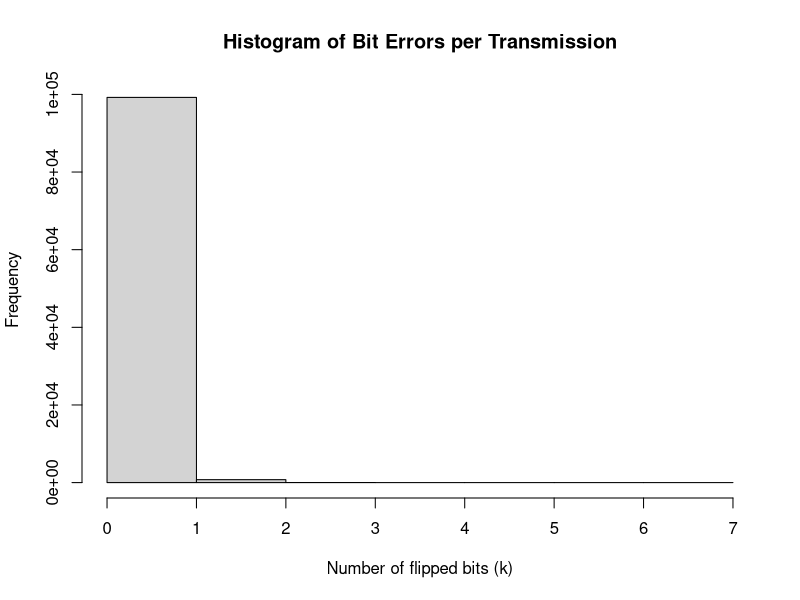
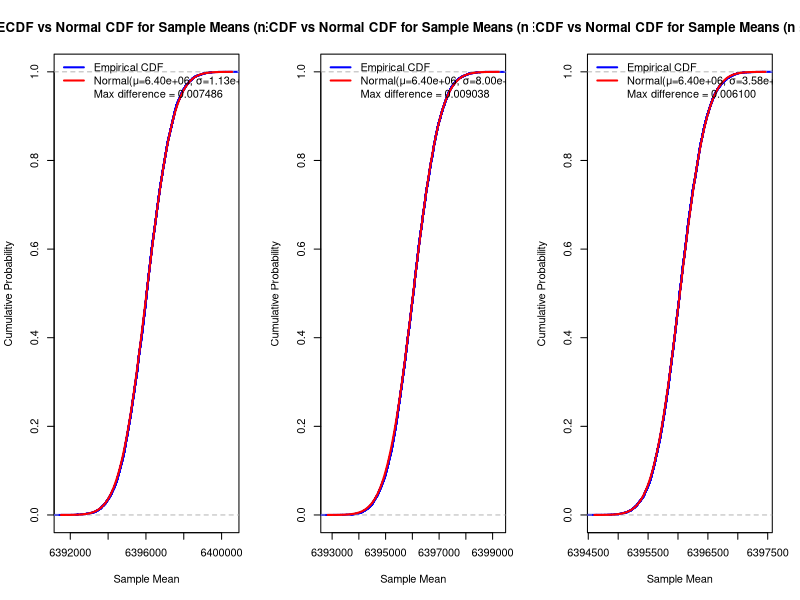
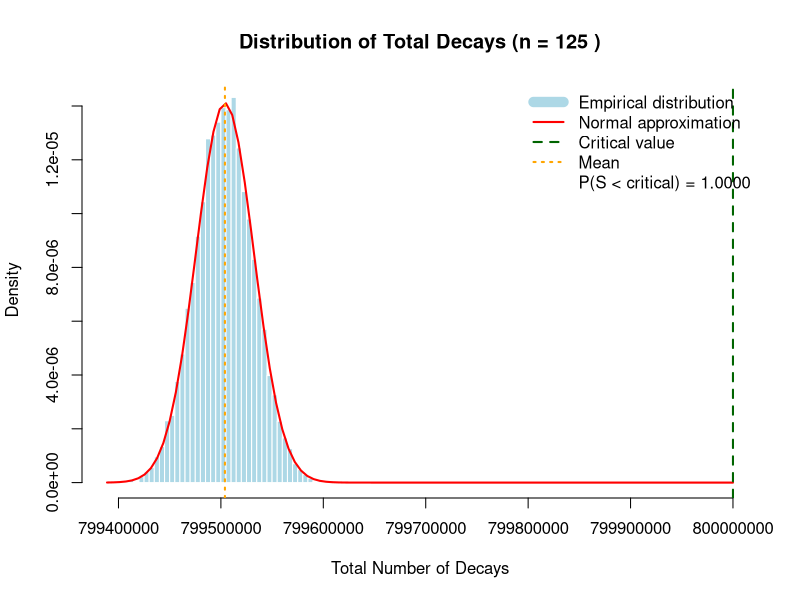
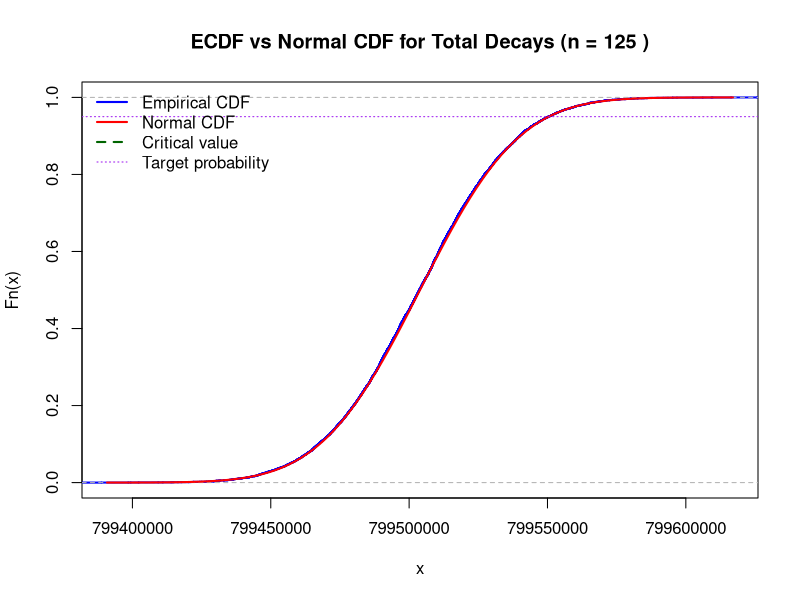
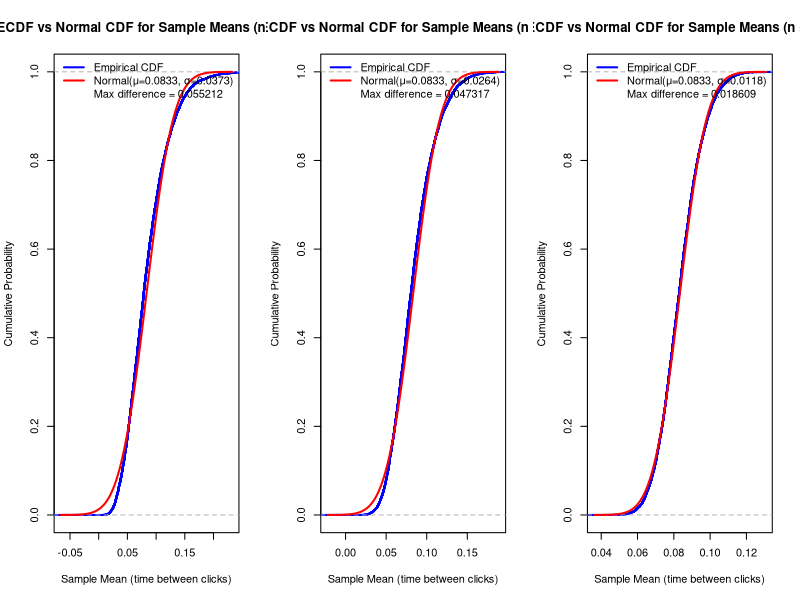
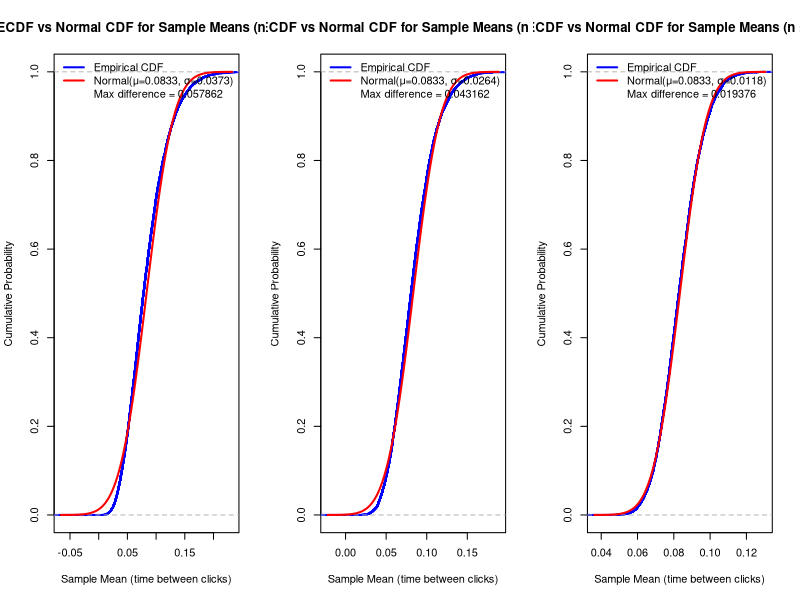

The R script that drew these images, in order: (Note: this script raises an error after producing the figures.)
## ---- chunk 1

id <- 2

set.seed(id)
p <- id/100

G <- matrix(c(1, 1, 1, 0, 0, 0, 0,
		1, 0, 0, 1, 1, 0, 0,
		0, 1, 0, 1, 0, 1, 0,
		1, 1, 0, 1, 0, 0, 1), nrow = 4, byrow = TRUE)
H <- t(matrix(c(1, 0, 1, 0, 1, 0, 1,
		0, 1, 1, 0, 0, 1, 1,
		0, 0, 0, 1, 1, 1, 1), nrow = 3, byrow = TRUE))
## ---- chunk 2
cat("The matrix G is: \n") 
G  
cat("The matrix H is: \n") 
H
cat("The product GH must be zero: \n")
(G%*%H) %%2
## ---- chunk 3
N <- 100000

message_generator <- function(N) {
  matrix(sample(c(0,1), 4*N, replace = TRUE), nrow = N)
}  
messages <- message_generator(100000)
codewords <- (messages %*% G) %% 2

errors <- matrix(rbinom(N*7, 1, 0.02), nrow=N)
received <- (codewords + errors) %% 2;
## ---- chunk 4
cat("Messages generated are : \n")
head(messages)
cat("\n")
cat("Encoded messages are: \n")
head(codewords)
cat("\n")
cat("Received messages are: \n")
head(received)
cat("\n")
cat("Mean of errors is : ")
mean(errors)
## ---- chunk 5
syndrome <- (received %*% H) %% 2
syndrome_index <- syndrome[,1] + 2*syndrome[,2] + 4*syndrome[,3]

corrected <- received
for (i in 1:N) {
  if (syndrome_index[i] != 0)
    corrected[i, syndrome_index[i]] <- (corrected[i, syndrome_index[i]] + 1) %% 2
}
## ---- chunk 6
cat("Failed bits are: \n")
table(syndrome_index)
## ---- chunk 7
decoded <- corrected[, c(3,5,6,7)]
success <- rowSums(decoded == messages) == 4
p_hat   <- mean(success)
## ---- chunk 8
cat("Proportion of correctly decoded messages: ")
p_hat
## ---- chunk 9
se  <- sqrt(p_hat*(1 - p_hat)/N)
eps <- 1.96 * se
ci  <- c(p_hat - eps, p_hat + eps)
N_required <- p_hat*(1 - p_hat)*(1.96/0.03)^2
## ---- chunk 10
cat("Required N for precision ε = 0.03: ")
N_required
## ---- chunk 11
bit_errors <- rowSums(errors)
hist(bit_errors, breaks=0:7,
     main="Histogram of Bit Errors per Transmission",
     xlab="Number of flipped bits (k)", ylab="Frequency")
mean(bit_errors); var(bit_errors)
## ---- chunk 12
lambda <- 136.907
N <- 100
mu <- N * lambda
K <- 1e3
n <- 5
sample_means <- colMeans(matrix(rpois(n*K, lambda = mu), nrow=n))
## ---- chunk 13
id <- 2
T <- 30.1

m <- id * 1e-6
M <- 136.907
Na <- 6e23

T_seconds <- T * 365.25 * 24 * 3600

atoms_number <- m / M * Na
lambda <- log(2) / T_seconds

mu <- atoms_number * lambda

mu

## ---- chunk 14
K <- 10000

analyze_sample_means <- function(n, mu, K) {
  sample_means <- replicate(K, mean(rpois(n, lambda = mu)))
  
  theoretical_mean <- mu
  theoretical_sd <- sqrt(mu / n)
  
  Fs <- ecdf(sample_means)
  
  x_vals <- seq(min(sample_means), max(sample_means), length.out = 1000)
  empirical_cdf <- Fs(x_vals)
  theoretical_cdf <- pnorm(x_vals, mean = theoretical_mean, sd = theoretical_sd)
  max_diff <- max(abs(empirical_cdf - theoretical_cdf))

  
  xlims <- c(theoretical_mean - 4*theoretical_sd, 
             theoretical_mean + 4*theoretical_sd)
  
  plot(Fs, 
       xlim = xlims, 
       ylim = c(0, 1),
       col = "blue",
       lwd = 2,
       main = paste("ECDF vs Normal CDF for Sample Means (n =", n, ")"),
       xlab = "Sample Mean",
       ylab = "Cumulative Probability")
  
  curve(pnorm(x, mean = theoretical_mean, sd = theoretical_sd), 
        col = "red", 
        lwd = 2, 
        add = TRUE)
  
  legend("topleft", 
         legend = c("Empirical CDF", 
                   paste0("Normal(μ=", sprintf("%.2e", theoretical_mean), 
                         ", σ=", sprintf("%.2e", theoretical_sd), ")"),
                   paste("Max difference =", sprintf("%.6f", max_diff))),
         col = c("blue", "red", "black"),
         lwd = c(2, 2, 0),
         bty = "n")
  
  return(list(mean = theoretical_mean, 
              sd = theoretical_sd, 
              max_diff = max_diff,
              sample_means = sample_means))
}

## ---- chunk 15
par(mfrow = c(1, 3))
results_n5 <- analyze_sample_means(5, mu, K)
results_n10 <- analyze_sample_means(10, mu, K)
results_n50 <- analyze_sample_means(50, mu, K)
par(mfrow = c(1, 1))

cat("\nResults for n = 5:\n")
cat("  Theoretical mean:", sprintf("%.3e", results_n5$mean), "\n")
cat("  Theoretical SD:", sprintf("%.3e", results_n5$sd), "\n")
cat("  Max difference:", sprintf("%.6f", results_n5$max_diff), "\n")

cat("\nResults for n = 10:\n")
cat("  Theoretical mean:", sprintf("%.3e", results_n10$mean), "\n")
cat("  Theoretical SD:", sprintf("%.3e", results_n10$sd), "\n")
cat("  Max difference:", sprintf("%.6f", results_n10$max_diff), "\n")

cat("\nResults for n = 50:\n")
cat("  Theoretical mean:", sprintf("%.3e", results_n50$mean), "\n")
cat("  Theoretical SD:", sprintf("%.3e", results_n50$sd), "\n")
cat("  Max difference:", sprintf("%.6f", results_n50$max_diff), "\n")

cat("\nComment: As n increases, the maximum difference decreases,")
cat("\nshowing that the CLT approximation improves with larger n.\n\n")
## ---- chunk 16

critical_value <- 8e8
target_probability <- 0.95

estimate_probability <- function(n, mu, critical_value, K = 10000) {
  sums <- replicate(K, sum(rpois(n, lambda = mu)))
  empirical_prob <- mean(sums < critical_value)
  return(list(prob = empirical_prob, sums = sums))
}

calculate_bounds <- function(n, mu, critical_value) {
  total_mean <- n * mu
  total_var <- n * mu
  total_sd <- sqrt(total_var)
  
  if (total_mean < critical_value) {
    markov_bound <- 1 - total_mean / critical_value
  } else {
    markov_bound <- 0
  }

  if (total_mean < critical_value) {
    t <- critical_value / total_mean
    chernoff_bound <- 1 - exp(-total_mean * (t * log(t) - t + 1))
  } else {
    chernoff_bound <- 0
  }
  
  clt_prob <- pnorm(critical_value, mean = total_mean, sd = total_sd)
  
  return(list(markov = markov_bound, 
              chernoff = chernoff_bound, 
              clt = clt_prob,
              mean = total_mean,
              sd = total_sd))
}

## ---- chunk 17
n_min <- 1
n_max <- 10000

while (n_max - n_min > 1) {
  n_test <- floor((n_min + n_max) / 2)
  result <- estimate_probability(n_test, mu, critical_value, K = 5000)
  
  if (result$prob >= target_probability) {
    n_min <- n_test
  } else {
    n_max <- n_test
  }
  
  cat("Testing n =", n_test, ", P(S < critical) =", 
      sprintf("%.4f", result$prob), "\n")
}

n_final <- n_min
cat("\nFinal test with K = 10000...\n")
final_result <- estimate_probability(n_final, mu, critical_value, K = 10000)
bounds <- calculate_bounds(n_final, mu, critical_value)

cat("\n=== RESULTS ===\n")
cat("Maximum n:", n_final, "\n")
cat("Empirical probability:", sprintf("%.4f", final_result$prob), "\n\n")

cat("Theoretical bounds:\n")
cat("  Markov inequality: P(S < critical) ≥", sprintf("%.4f", bounds$markov), "\n")
cat("  Chernoff bound:    P(S < critical) ≥", sprintf("%.4f", bounds$chernoff), "\n")
cat("  CLT approximation: P(S < critical) ≈", sprintf("%.4f", bounds$clt), "\n\n")

cat("Parameters for S = X₁ + ... + Xₙ:\n")
cat("  E[S] = n*μ =", sprintf("%.3e", bounds$mean), "\n")
cat("  SD[S] = √(n*μ) =", sprintf("%.3e", bounds$sd), "\n\n")
## ---- chunk 18
hist(final_result$sums, 
     breaks = 50,
     col = "lightblue",
     border = "white",
     main = paste("Distribution of Total Decays (n =", n_final, ")"),
     xlab = "Total Number of Decays",
     freq = FALSE,
     xlim = c(min(final_result$sums), max(final_result$sums, critical_value)))

# Add normal density curve
curve(dnorm(x, mean = bounds$mean, sd = bounds$sd), 
      col = "red", lwd = 2, add = TRUE)

abline(v = critical_value, col = "darkgreen", lwd = 2, lty = 2)
abline(v = bounds$mean, col = "orange", lwd = 2, lty = 3)

legend("topright", 
       legend = c("Empirical distribution",
                 "Normal approximation",
                 "Critical value",
                 "Mean",
                 paste("P(S < critical) =", sprintf("%.4f", final_result$prob))),
       col = c("lightblue", "red", "darkgreen", "orange", "black"),
       lwd = c(10, 2, 2, 2, 0),
       lty = c(1, 1, 2, 3, 0),
       bty = "n")

# Visualization 2: ECDF vs Theoretical CDF
xlims <- c(bounds$mean - 4*bounds$sd, bounds$mean + 4*bounds$sd)
Fs <- ecdf(final_result$sums)

plot(Fs, 
     xlim = xlims, 
     ylim = c(0, 1),
     col = "blue",
     lwd = 2,
     main = paste("ECDF vs Normal CDF for Total Decays (n =", n_final, ")"))

curve(pnorm(x, mean = bounds$mean, sd = bounds$sd), 
      col = "red", lwd = 2, add = TRUE)

abline(v = critical_value, col = "darkgreen", lwd = 2, lty = 2)
abline(h = target_probability, col = "purple", lwd = 1, lty = 3)

legend("topleft",
       legend = c("Empirical CDF", 
                 "Normal CDF",
                 "Critical value",
                 "Target probability"),
       col = c("blue", "red", "darkgreen", "purple"),
       lwd = c(2, 2, 2, 1),
       lty = c(1, 1, 2, 3),
       bty = "n")
## ---- chunk 19
team_id <- 2
nu1 <- team_id + 10
K <- 10000

analyze_exponential_means <- function(n, nu1, K) {
  sample_means <- colMeans(matrix(rexp(n*K, rate = nu1), nrow = n))

  mu <- 1 / nu1
  sigma <- 1 / (nu1 * sqrt(n))
  
  Fs <- ecdf(sample_means)
  
  x_vals <- seq(min(sample_means), max(sample_means), length.out = 1000)
  empirical_cdf <- Fs(x_vals)
  theoretical_cdf <- pnorm(x_vals, mean = mu, sd = sigma)
  max_diff <- max(abs(empirical_cdf - theoretical_cdf))
  
  xlims <- c(mu - 4*sigma, mu + 4*sigma)
  
  plot(Fs, 
       xlim = xlims, 
       ylim = c(0, 1),
       col = "blue",
       lwd = 2,
       main = paste("ECDF vs Normal CDF for Sample Means (n =", n, ")"),
       xlab = "Sample Mean (time between clicks)",
       ylab = "Cumulative Probability")
  
  curve(pnorm(x, mean = mu, sd = sigma), 
        col = "red", 
        lwd = 2, 
        add = TRUE)
  
  legend("topleft", 
         legend = c("Empirical CDF", 
                   paste0("Normal(μ=", sprintf("%.4f", mu), 
                         ", σ=", sprintf("%.4f", sigma), ")"),
                   paste("Max difference =", sprintf("%.6f", max_diff))),
         col = c("blue", "red", "black"),
         lwd = c(2, 2, 0),
         bty = "n")
  
  return(list(mu = mu, 
              sigma = sigma, 
              max_diff = max_diff,
              sample_means = sample_means))
}

par(mfrow = c(1, 3))
results_n5 <- analyze_exponential_means(5, nu1, K)
results_n10 <- analyze_exponential_means(10, nu1, K)
results_n50 <- analyze_exponential_means(50, nu1, K)
par(mfrow = c(1, 1))
## ---- chunk 20
# Analyze for n = 5, 10, 50
par(mfrow = c(1, 3))
results_n5 <- analyze_exponential_means(5, nu1, K)
results_n10 <- analyze_exponential_means(10, nu1, K)
results_n50 <- analyze_exponential_means(50, nu1, K)
par(mfrow = c(1, 1))

cat("\nResults for n = 5:\n")
cat("  Theoretical μ:", sprintf("%.6f", results_n5$mu), "\n")
cat("  Theoretical σ:", sprintf("%.6f", results_n5$sigma), "\n")
cat("  Max difference:", sprintf("%.6f", results_n5$max_diff), "\n")

cat("\nResults for n = 10:\n")
cat("  Theoretical μ:", sprintf("%.6f", results_n10$mu), "\n")
cat("  Theoretical σ:", sprintf("%.6f", results_n10$sigma), "\n")
cat("  Max difference:", sprintf("%.6f", results_n10$max_diff), "\n")

cat("\nResults for n = 50:\n")
cat("  Theoretical μ:", sprintf("%.6f", results_n50$mu), "\n")
cat("  Theoretical σ:", sprintf("%.6f", results_n50$sigma), "\n")
cat("  Max difference:", sprintf("%.6f", results_n50$max_diff), "\n")
## ---- chunk 21
calculate_max_N_bounds <- function(nu1, n_clicks = 100, time_limit = 60, target_prob = 0.05) {
  results <- list()

  markov_N <- n_clicks / (nu1 * time_limit / target_prob)
  results$markov <- floor(markov_N)

  chernoff_search <- function(N) {
    nu <- N * nu1
    lambda_param <- n_clicks / time_limit
    if (nu <= lambda_param) return(1)  # bound is useless
    t_opt <- nu - lambda_param
    bound <- ((nu / (nu + t_opt)) ^ n_clicks) * exp(t_opt * time_limit)
    return(bound)
  }
  
  N_test <- seq(1, 100, by = 0.1)
  chernoff_bounds <- sapply(N_test, chernoff_search)
  N_chernoff <- max(N_test[chernoff_bounds <= target_prob])
  results$chernoff <- floor(N_chernoff)
  
  z_alpha <- qnorm(target_prob)

  N_clt <- (n_clicks + 10 * z_alpha) / (time_limit * nu1)
  results$clt <- floor(N_clt)
  
  return(results)
}
## ---- chunk 22
bounds <- calculate_max_N_bounds(nu1)

cat("  Markov inequality: N ≤", bounds$markov, "(very conservative)\n")
cat("  Chernoff bound:    N ≤", bounds$chernoff, "\n")
cat("  CLT approximation: N ≤", bounds$clt, "\n\n")

N_predicted <- bounds$clt

if (is.na(N_predicted) || N_predicted <= 0) {
  cat("Warning: CLT prediction is invalid. Using conservative estimate.\n")
  N_predicted <- max(1, floor(bounds$chernoff))
}

if (N_predicted < 1) N_predicted <- 1

nu_predicted <- N_predicted * nu1

cat("Using N =", N_predicted, ", ν =", nu_predicted, "\n\n")
cat("(c) & (d) Simulation with N =", N_predicted, "\n")

simulate_safety <- function(N, nu1, n_clicks = 100, time_limit = 60, K = 10000) {
  if (N <= 0 || is.na(N)) {
    return(list(total_times = rep(NA, K), 
                prob_safe = NA,
                nu = NA))
  }
  
  nu <- N * nu1
  
  total_times <- replicate(K, sum(rexp(n_clicks, rate = nu)))
  prob_safe <- mean(total_times > time_limit)
  
  return(list(total_times = total_times, 
              prob_safe = prob_safe,
              nu = nu))
}

simulation_result <- simulate_safety(N_predicted, nu1, K = K)

if (!is.na(simulation_result$prob_safe) && simulation_result$prob_safe >= 0.95) {
  cat("✓ The location is safe with the predicted number of samples.\n")
} else {
  cat("✗ The predicted N is too high. Need to reduce N.\n")
  N_min <- 1
  N_max <- N_predicted
  
  cat("\nRefining N through binary search...\n")
  while (N_max - N_min > 1) {
    N_test <- floor((N_min + N_max) / 2)
    test_result <- simulate_safety(N_test, nu1, K = 5000)
    
    if (test_result$prob_safe >= 0.95) {
      N_min <- N_test
    } else {
      N_max <- N_test
    }
    cat("Testing N =", N_test, ", P(safe) =", sprintf("%.4f", test_result$prob_safe), "\n")
  }
  
  N_predicted <- N_min
  nu_predicted <- N_predicted * nu1
  simulation_result <- simulate_safety(N_predicted, nu1, K = K)
  
  cat("\nFinal N =", N_predicted, "\n")
  cat("Final P(safe) =", sprintf("%.4f", simulation_result$prob_safe), "\n")
}

## ---- chunk 23
Fs <- ecdf(simulation_result$total_times)
xlims <- c(mean_S - 4*sd_S, mean_S + 4*sd_S)

plot(Fs, 
     xlim = xlims,
     ylim = c(0, 1),
     col = "blue",
     lwd = 2,
     main = "ECDF vs Normal CDF",
     xlab = "Total Time (seconds)",
     ylab = "Cumulative Probability")

curve(pnorm(x, mean = mean_S, sd = sd_S), 
      col = "red", lwd = 2, add = TRUE)

abline(v = 60, col = "darkgreen", lwd = 2, lty = 2)
abline(h = 0.05, col = "purple", lwd = 1, lty = 3)

legend("topleft",
       legend = c("Empirical CDF", "Normal CDF", "Time limit", "α = 0.05"),
       col = c("blue", "red", "darkgreen", "purple"),
       lwd = c(2, 2, 2, 1),
       lty = c(1, 1, 2, 3),
       bty = "n")

par(mfrow = c(1, 1))
## ---- chunk 24

par(mfrow = c(1, 2))

hist(simulation_result$total_times, 
     breaks = 50,
     col = "lightblue",
     border = "white",
     main = paste("Distribution of Total Time (N =", N_predicted, ")"),
     xlab = "Total Time for 100 clicks (seconds)",
     freq = FALSE)

mean_S <- 100 / nu_predicted
sd_S <- 10 / nu_predicted
curve(dnorm(x, mean = mean_S, sd = sd_S), 
      col = "red", lwd = 2, add = TRUE)

abline(v = 60, col = "darkgreen", lwd = 2, lty = 2)
abline(v = mean_S, col = "orange", lwd = 2, lty = 3)

legend("topright", 
       legend = c("Empirical", "Normal approx.", "Time limit (60s)", "Mean"),
       col = c("lightblue", "red", "darkgreen", "orange"),
       lwd = c(10, 2, 2, 2),
       lty = c(1, 1, 2, 3),
       bty = "n")

## ---- chunk 25
mu <- id
sigma_sq <- 2 * id + 7
sigma <- sqrt(sigma_sq)
N <- 100

set.seed(id)
x_sim <- rnorm(N, mean = mu, sd = sigma)
y_sim <- 1 / x_sim

reciprocal_of_mean <- 1 / mean(x_sim)
mean_of_reciprocal <- mean(y_sim)

print(paste("Parameters: mu =", mu, ", sigma^2 =", sigma_sq))
print(paste("1 / mean(X):", round(reciprocal_of_mean, 6)))
print(paste("mean(1/X):", round(mean_of_reciprocal, 6)))
## ---- chunk 26
N_plots <- 1000
lambda <- 2

set.seed(id)
x <- rexp(N_plots, rate = lambda)
y <- rexp(N_plots, rate = lambda)
z <- log(x) + 5

par(mfrow = c(2, 2))

# Independent variables X and Y (same distribution)
plot(x, y, main = "Scatterplot: X vs Y (Independent)",
     xlab = "X", ylab = "Y", pch = ".", col = "blue")
qqplot(x, y, main = "Q-Q Plot: X vs Y (Similar distributions)",
       xlab = "Quantiles of X", ylab = "Quantiles of Y")
abline(0, 1, col = "red", lwd = 2)

# Dependent variables X and Z
plot(x, z, main = "Scatterplot: X vs Z (Dependent)",
     xlab = "X", ylab = "Z", pch = ".", col = "darkgreen")
qqplot(x, z, main = "Q-Q Plot: X vs Z (Different distributions)",
       xlab = "Quantiles of X", ylab = "Quantiles of Z")
abline(0, 1, col = "red", lwd = 2)

par(mfrow = c(1, 1))


# Comment: X and Y are independent but similarly distributed.
# X and Z are dependent; transformation creates correlation.
## ---- chunk 27
N <- 100
n_trials <- 3
p_success <- 0.5

set.seed(id)
x_sim <- rbinom(N, size = n_trials, prob = p_success)

sample_mean_x <- mean(x_sim)
sample_var_x <- var(x_sim)

print(paste("Theoretical E(X):", 1.5))
print(paste("Sample mean X:", sample_mean_x))
print(paste("Theoretical Var(X):", 0.75))
print(paste("Sample variance X:", sample_var_x))
# Comment: sample mean and variance are close to theoretical values.
## ---- chunk 28
y_sim <- 0.5 * x_sim - 1

sample_mean_y <- mean(y_sim)
sample_var_y <- var(y_sim)

print(paste("Theoretical E(Y):", -0.25))
print(paste("Sample mean Y:", sample_mean_y))
print(paste("Theoretical Var(Y):", 0.1875))
print(paste("Sample variance Y:", sample_var_y))
# Comment: Expected value of Y is negative, meaning the game is not profitable.
